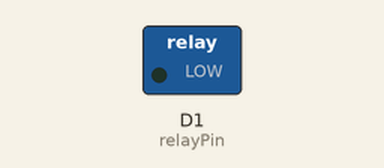
Simulated run of this sketch. Board: ESP8266 (NodeMCU). Parts: switched loads named in the sketch (green lamp = pin HIGH). What the sketch prints to the serial monitor is not drawn.

Above: at 1.0 s.
At 7.0 s:
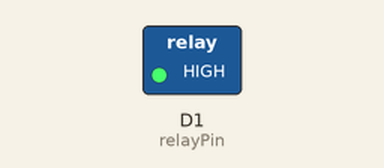
Timing chart, 0 to 9.2 s (numbered marks = the images above):
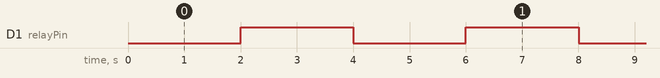

The sketch:

relay.ino
```cpp
const int relayPin = D1;
const long interval = 2000;  // pause for two seconds

int relayState = LOW; //
unsigned long previousMillis = 0; //


void setup() {
  pinMode(relayPin, OUTPUT);
  Serial.println(9600);
}

void loop() {
  unsigned long currentMillis = millis();

  // if enough millis have elapsed
  if (currentMillis - previousMillis >= interval) {
    previousMillis = currentMillis;

    // toggle the relay
    relayState = !relayState;
    digitalWrite(relayPin, relayState);
  }
}
```

Measured:
- by itself, D1 (relayPin): alternates HIGH for 2.0 s and LOW for 2.0 s
